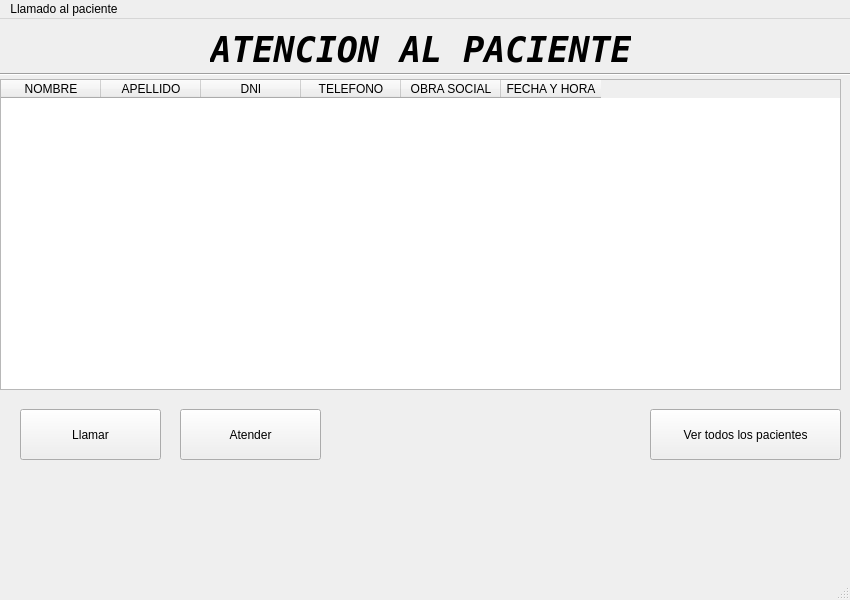
<?xml version="1.0" encoding="UTF-8"?>
<ui version="4.0">
 <class>MainWindow</class>
 <widget class="QMainWindow" name="MainWindow">
  <property name="geometry">
   <rect>
    <x>0</x>
    <y>0</y>
    <width>850</width>
    <height>600</height>
   </rect>
  </property>
  <property name="sizePolicy">
   <sizepolicy hsizetype="Preferred" vsizetype="Preferred">
    <horstretch>0</horstretch>
    <verstretch>0</verstretch>
   </sizepolicy>
  </property>
  <property name="minimumSize">
   <size>
    <width>850</width>
    <height>600</height>
   </size>
  </property>
  <property name="maximumSize">
   <size>
    <width>850</width>
    <height>600</height>
   </size>
  </property>
  <property name="windowTitle">
   <string>MainWindow</string>
  </property>
  <widget class="QWidget" name="centralwidget">
   <widget class="QLabel" name="title_label">
    <property name="geometry">
     <rect>
      <x>210</x>
      <y>10</y>
      <width>421</width>
      <height>42</height>
     </rect>
    </property>
    <property name="font">
     <font>
      <family>DejaVu Sans Mono</family>
      <pointsize>26</pointsize>
      <weight>75</weight>
      <italic>true</italic>
      <bold>true</bold>
     </font>
    </property>
    <property name="text">
     <string>&lt;html&gt;&lt;head/&gt;&lt;body&gt;&lt;p align=&quot;center&quot;&gt;ATENCION AL PACIENTE&lt;/p&gt;&lt;/body&gt;&lt;/html&gt;</string>
    </property>
   </widget>
   <widget class="Line" name="line">
    <property name="geometry">
     <rect>
      <x>-10</x>
      <y>25</y>
      <width>881</width>
      <height>61</height>
     </rect>
    </property>
    <property name="lineWidth">
     <number>1</number>
    </property>
    <property name="midLineWidth">
     <number>0</number>
    </property>
    <property name="orientation">
     <enum>Qt::Horizontal</enum>
    </property>
   </widget>
   <widget class="QTableWidget" name="listado_turnos">
    <property name="geometry">
     <rect>
      <x>0</x>
      <y>60</y>
      <width>841</width>
      <height>311</height>
     </rect>
    </property>
    <column>
     <property name="text">
      <string>NOMBRE</string>
     </property>
     <property name="font">
      <font>
       <kerning>true</kerning>
      </font>
     </property>
    </column>
    <column>
     <property name="text">
      <string>APELLIDO</string>
     </property>
    </column>
    <column>
     <property name="text">
      <string>DNI</string>
     </property>
    </column>
    <column>
     <property name="text">
      <string>TELEFONO</string>
     </property>
    </column>
    <column>
     <property name="text">
      <string>OBRA SOCIAL</string>
     </property>
    </column>
    <column>
     <property name="text">
      <string>FECHA Y HORA</string>
     </property>
    </column>
   </widget>
   <widget class="QPushButton" name="llamar_button">
    <property name="geometry">
     <rect>
      <x>20</x>
      <y>390</y>
      <width>141</width>
      <height>51</height>
     </rect>
    </property>
    <property name="text">
     <string>Llamar</string>
    </property>
   </widget>
   <widget class="QPushButton" name="atender_button">
    <property name="geometry">
     <rect>
      <x>180</x>
      <y>390</y>
      <width>141</width>
      <height>51</height>
     </rect>
    </property>
    <property name="text">
     <string>Atender</string>
    </property>
   </widget>
   <widget class="QPushButton" name="pacientes_button">
    <property name="geometry">
     <rect>
      <x>650</x>
      <y>390</y>
      <width>191</width>
      <height>51</height>
     </rect>
    </property>
    <property name="text">
     <string>Ver todos los pacientes</string>
    </property>
   </widget>
  </widget>
  <widget class="QMenuBar" name="menubar">
   <property name="geometry">
    <rect>
     <x>0</x>
     <y>0</y>
     <width>850</width>
     <height>20</height>
    </rect>
   </property>
   <widget class="QMenu" name="menuLlamado_al_paciente">
    <property name="title">
     <string>Llamado al paciente</string>
    </property>
   </widget>
   <addaction name="menuLlamado_al_paciente"/>
  </widget>
  <widget class="QStatusBar" name="statusbar"/>
 </widget>
 <resources/>
 <connections/>
</ui>
